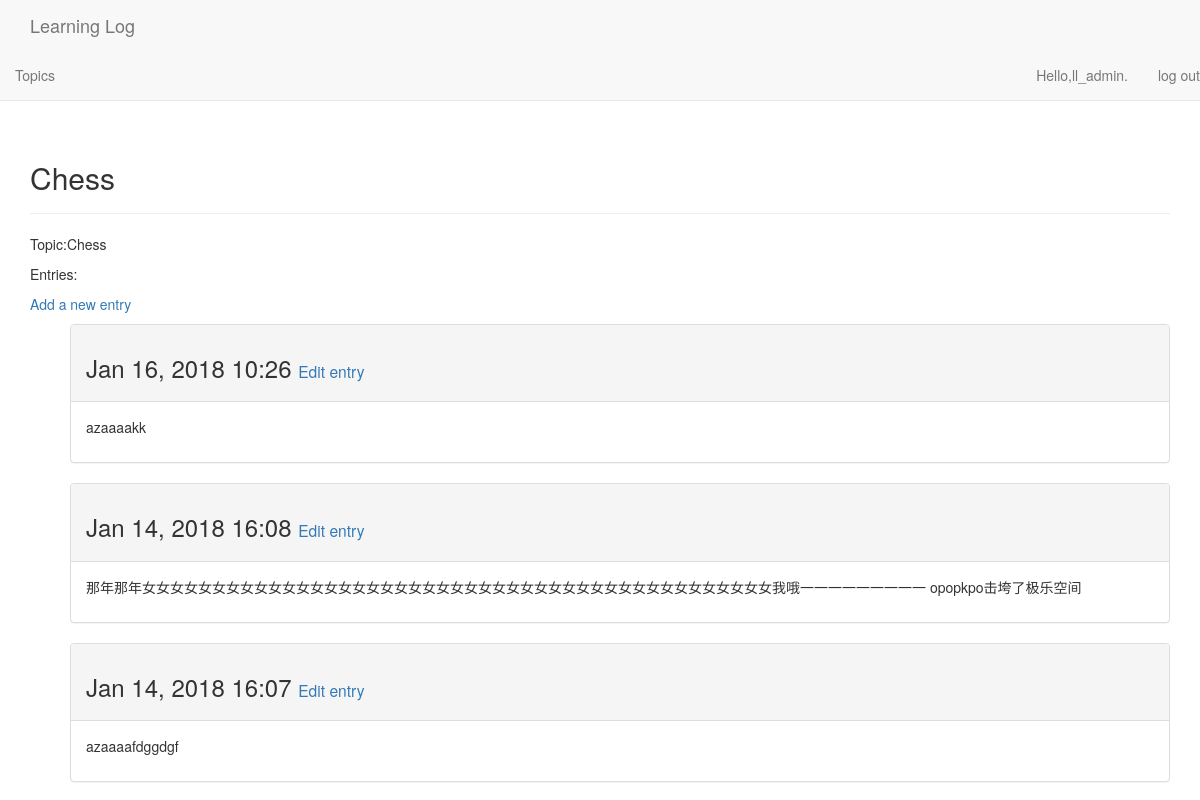
/topics/1 (signed in), run on the app's committed database.
### learning_logs/models.py (models this page shows, shortened)
class Topic(models.Model):
    text=models.CharField(max_length=200)
    date_added=models.DateTimeField(auto_now_add=True)
    owner=models.ForeignKey(User,on_delete=models.CASCADE)
    def __str__(self):
        return self.text

class Entry(models.Model):
    topic=models.ForeignKey(Topic,on_delete=models.CASCADE)
    text=models.TextField()
    date_added=models.DateTimeField(auto_now_add=True)
    class Meta:
        verbose_name_plural='entries'

### learning_logs/views.py (the view)
# urls.py: url(r'^topics/(?P<topic_id>\d+)$',views.topic,name='topic'),
@login_required()
def topic(request,topic_id):
    topic=Topic.objects.get(id=topic_id)
    if topic.owner!=request.user:
        raise Http404
    entries=topic.entry_set.order_by('-date_added')
    context={'topic':topic,'entries':entries}
    return render(request,'learning_logs/topic.html',context)

### learning_logs/templates/learning_logs/topic.html (shortened to what this page needs)
<!DOCTYPE html>
<html lang="en">
<head>
</head>
<body>
{% extends "learning_logs/base.html" %}
{% block header %}
<h2>{{ topic }}</h2>
{% endblock header %}
{% block content %}
<p>Topic:{{topic}}</p>
<p>Entries:</p>
<p>
    <a href="{% url 'learning_logs:new_entry' topic.id %}">Add a new entry</a>
</p>
<ul>
    {% for entry in entries%}
        <div class="panel panel-default">
            <div class="panel-heading">
                <h3>
                    {{ entry.date_added | date:'M d, Y H:i' }}
                    <small>
                        <a href="{% url 'learning_logs:edit_entry' entry.id %}">Edit entry</a>
                    </small>
                </h3>
            </div>
            <div class="panel-body">
                {{ entry.text|linebreaks }}
            </div>
        </div>
    {% empty %}
       There are no entries fot this topic yet.
    {% endfor %}
</ul>
{% endblock content %}

### learning_logs/templates/learning_logs/base.html (shortened to what this page needs)
<!DOCTYPE html>
{% load bootstrap3 %}
<html lang="en">
<head>
    {% bootstrap_css %}
</head>
<body>
<nav class="navbar navbar-default navbar-static-top">
    <div class="container">
        <a class="navbar-brand" href="{% url 'learning_logs:index' %}">Learning Log</a>
    </div>
    <div id="navbar" class="navbar-collapse collapse">
        <ul class="nav navbar-nav">
            <li><a href="{% url 'learning_logs:topics' %} ">Topics</a> </li>
        </ul>
        <ul class="nav navbar-nav navbar-right">
            {% if user.is_authenticated %}
            <li><a>Hello,{{user.username}}.</a></li>
            <li><a href="{% url 'users:logout' %}">log out</a> </li>
            {% else %}
            <li><a href="{% url 'users:register' %}">register</a> </li>
            <li><a href="{% url 'users:login' %}">log in</a> </li>
            {% endif %}
        </ul>
    </div>
</nav>
<div class="container">
    <div class="page-header">
        {% block header %}
        {% endblock header %}
    </div>
    <div>
      {% block content %}{% endblock content %}
    </div>
</div>
</body>
</html>

### data on the page
Topic: text "Chess"
Entry: date_added "Jan 16, 2018 10:26", text "azaaaakk"
Entry: date_added "Jan 14, 2018 16:08", text "那年那年女女女女女女女女女女女女女女女女女女女女女女女女女女女女女女女女女女女女女女女女女女女女女我哦一一一一一一一一一 opopkpo击垮了极乐空间"
Entry: date_added "Jan 14, 2018 16:07", text "azaaaafdggdgf"

### other printed values
{{ user.username }} "ll_admin"
